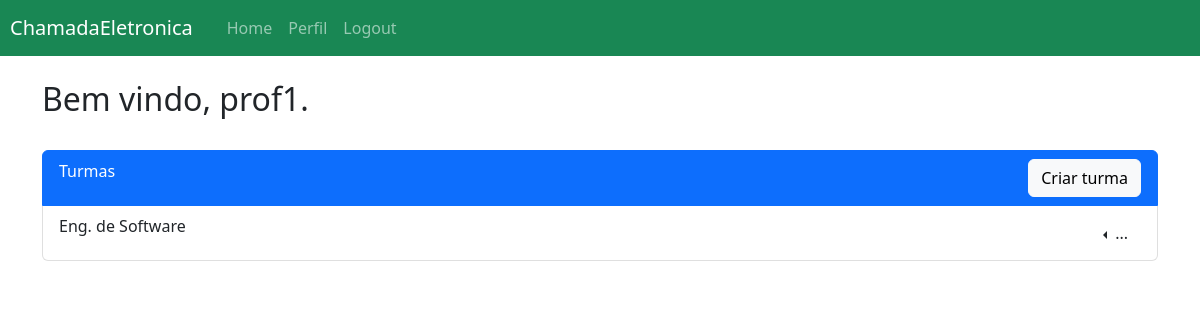
The app's page /chamada/ (signed in), older data.
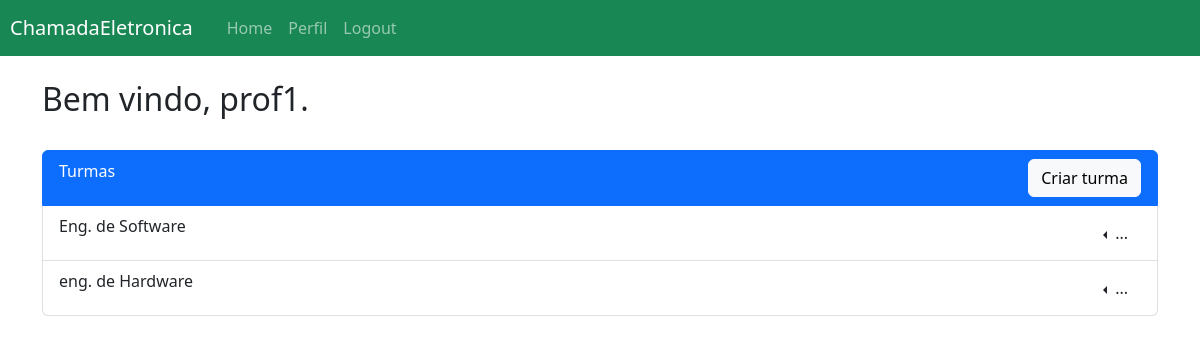
The same page, newer data.
### models/User.py (models this page shows, shortened)
class User(UserMixin, db.Model):
    __tablename__ = "users"
    id: Mapped[int] = mapped_column(primary_key=True)
    matricula: Mapped[str] = mapped_column(String(9), nullable=False, unique=True)
    name: Mapped[str] = mapped_column(String(127), nullable=False)
    password: Mapped[str] = mapped_column(String(127), nullable=False)
    professor: Mapped[bool] = mapped_column(nullable=False)

### models/Turma.py (models this page shows)
class Turma(db.Model):
    __tablename__ = "turma"
    id: Mapped[int] = mapped_column(primary_key=True)
    name: Mapped[str] = mapped_column(String(127), nullable=False)

### controllers/chamada.py (the view)
@chamada_app.route("/", methods=["GET"])
@login_required
def home():
    sess = Session()
    turmas_total = sess.query(Turmas).filter_by(id_user=current_user.id).all()
    minhas_turmas = []
    for t in turmas_total:
        minhas_turmas.append(sess.query(Turma).filter_by(id=t.id_turma).first())
    sess.close()
    form_turma = TurmaForm()
    return render_template("home.html", current_user=current_user, turmas=minhas_turmas, form_turma=form_turma)

### app.py (called while the page is built)
@login_manager.user_loader
def load_user(user):
    sess = Session()
    res = sess.query(User).filter_by(
        id=user
    ).first()
    sess.close()
    return res

### templates/home.html (shortened to what this page needs)
{% extends "base.html" %}
{% block content %}
    <h2>
        {% block title %}Bem vindo{% endblock %}, {{ current_user.name }}.
    </h2>
    <br>
    <ul class="list-group">
        <li class="list-group-item active">Turmas
            <div style="float: right;">
                {% if current_user.professor %}
                <button type="button" class="btn btn-light" data-bs-toggle="modal" data-bs-target="#newTurmaModal">
                    Criar turma
                </button>
                {% endif %}
            </div>
        </li>
        {% if turmas %}
            {% for t in turmas %}
            <li class="list-group-item">
                {{ t.name }}
                <div style="float: right;">
                    {% if current_user.professor %}
                    <div class="dropdown dropstart">
                        <button class="btn dropdown-toggle" type="button" data-bs-toggle="dropdown" aria-expanded="false">
                        ...
                        </button>
                    </div>
                    {% else %}
                    <a href="/chamada/frequencias?id_turma={{ t.id }}">Frequencia</a>
                    {% endif %}
                </div>
            </li>
            {% endfor %}
        {% else %}
        <h4>Você não está cadastrado em nenhuma turma!</h4>
        {% endif %}
    </ul>
{% endblock %}

### templates/base.html (shortened to what this page needs)
<!DOCTYPE html>
<html lang="en">
<head>
    <link rel="stylesheet" href="https://cdn.jsdelivr.net/npm/bootstrap@5.2.3/dist/css/bootstrap.min.css">
</head>
<body>
    <nav class="navbar navbar-expand-lg navbar-dark bg-success">
        <a class="navbar-brand" href="#" style="padding-left: 10px;">ChamadaEletronica</a>
        <div class="collapse navbar-collapse" id="menuItems">
            <ul class="navbar-nav" style="padding-left: 10px;">
                <li class="nav-item">
                    <a class="nav-link" href="/">Home</a>
                </li>
                {% if not current_user.is_authenticated %}
                <li class="nav-item">
                    <a class="nav-link" href="/account/sign_in">Login</a>
                </li>
                {% else %}
                <li class="nav-item">
                    <a class="nav-link" href="/account/profile">Perfil</a>
                </li>
                <li class="nav-item">
                    <a class="nav-link" href="/account/logout">Logout</a>
                </li>
                {% endif %}
            </ul>
        </div>
    </nav>
    <div class="container">
        <br>
        {% block content %}{% endblock %}
    </div>
</body>
</html>

Row changes from the older to the newer data that the page shows:
added Turma: name "eng. de Hardware"
